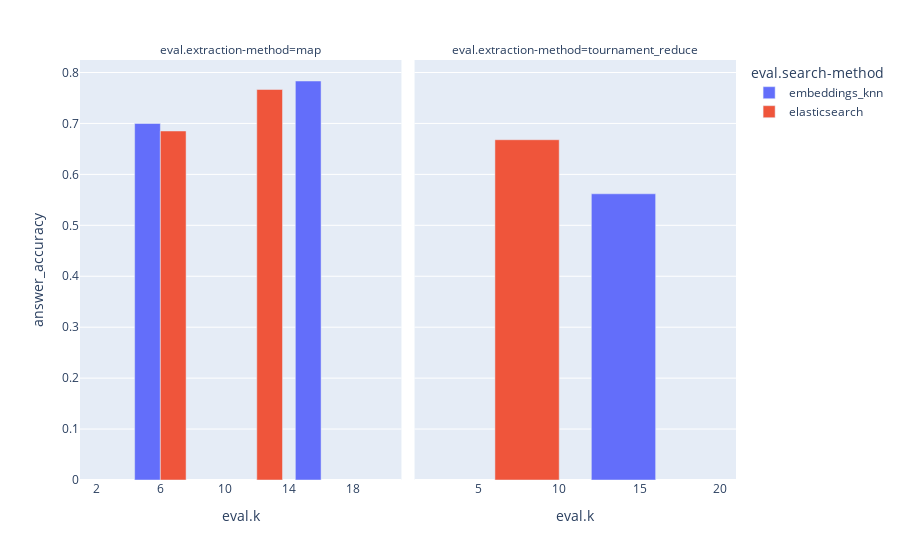

This figure's notebook cell:
### Code cell
px.bar(
    df.filter(pl.all_horizontal(pl.col(r"^eval\.*.$").is_not_null()))
    .groupby(pl.col(r"^eval\..*$"))
    .agg(pl.col("*").first())
    .sort(pl.col("answer_accuracy"), descending=True),

    x="eval.k",
    y="answer_accuracy",
    color="eval.search-method",
    facet_col="eval.extraction-method",
    barmode="group",
)

### Figure 1 — Plotly figure (JSON) as saved in the notebook; plotly's stock layout.template omitted (floating-point values rounded to 4 significant figures)
{"data": [{"alignmentgroup": "True", "hovertemplate": "eval.search-method=embeddings_knn<br>eval.extraction-method=map<br>eval.k=%{x}<br>answer_accuracy=%{y}<extra></extra>", "legendgroup": "embeddings_knn", "marker": {"color": "#636efa", "pattern": {"shape": ""}}, "name": "embeddings_knn", "offsetgroup": "embeddings_knn", "orientation": "v", "showlegend": true, "textposition": "auto", "type": "bar", "x": [16, 6], "xaxis": "x", "y": [0.7833, 0.7], "yaxis": "y"}, {"alignmentgroup": "True", "hovertemplate": "eval.search-method=embeddings_knn<br>eval.extraction-method=tournament_reduce<br>eval.k=%{x}<br>answer_accuracy=%{y}<extra></extra>", "legendgroup": "embeddings_knn", "marker": {"color": "#636efa", "pattern": {"shape": ""}}, "name": "embeddings_knn", "offsetgroup": "embeddings_knn", "orientation": "v", "showlegend": false, "textposition": "auto", "type": "bar", "x": [16], "xaxis": "x2", "y": [0.5619], "yaxis": "y2"}, {"alignmentgroup": "True", "hovertemplate": "eval.search-method=elasticsearch<br>eval.extraction-method=map<br>eval.k=%{x}<br>answer_accuracy=%{y}<extra></extra>", "legendgroup": "elasticsearch", "marker": {"color": "#EF553B", "pattern": {"shape": ""}}, "name": "elasticsearch", "offsetgroup": "elasticsearch", "orientation": "v", "showlegend": true, "textposition": "auto", "type": "bar", "x": [12, 6], "xaxis": "x", "y": [0.7667, 0.6852], "yaxis": "y"}, {"alignmentgroup": "True", "hovertemplate": "eval.search-method=elasticsearch<br>eval.extraction-method=tournament_reduce<br>eval.k=%{x}<br>answer_accuracy=%{y}<extra></extra>", "legendgroup": "elasticsearch", "marker": {"color": "#EF553B", "pattern": {"shape": ""}}, "name": "elasticsearch", "offsetgroup": "elasticsearch", "orientation": "v", "showlegend": false, "textposition": "auto", "type": "bar", "x": [6], "xaxis": "x2", "y": [0.6681], "yaxis": "y2"}], "layout": {"annotations": [{"font": {}, "showarrow": false, "text": "eval.extraction-method=map", "x": 0.245, "xanchor": "center", "xref": "paper", "y": 1, "yanchor": "bottom", "yref": "paper"}, {"font": {}, "showarrow": false, "text": "eval.extraction-method=tournament_reduce", "x": 0.755, "xanchor": "center", "xref": "paper", "y": 1, "yanchor": "bottom", "yref": "paper"}], "barmode": "group", "legend": {"title": {"text": "eval.search-method"}, "tracegroupgap": 0}, "margin": {"t": 60}, "xaxis": {"anchor": "y", "domain": [0, 0.49], "title": {"text": "eval.k"}}, "xaxis2": {"anchor": "y2", "domain": [0.51, 1], "matches": "x", "title": {"text": "eval.k"}}, "yaxis": {"anchor": "x", "domain": [0, 1], "title": {"text": "answer_accuracy"}}, "yaxis2": {"anchor": "x2", "domain": [0, 1], "matches": "y", "showticklabels": false}}}
